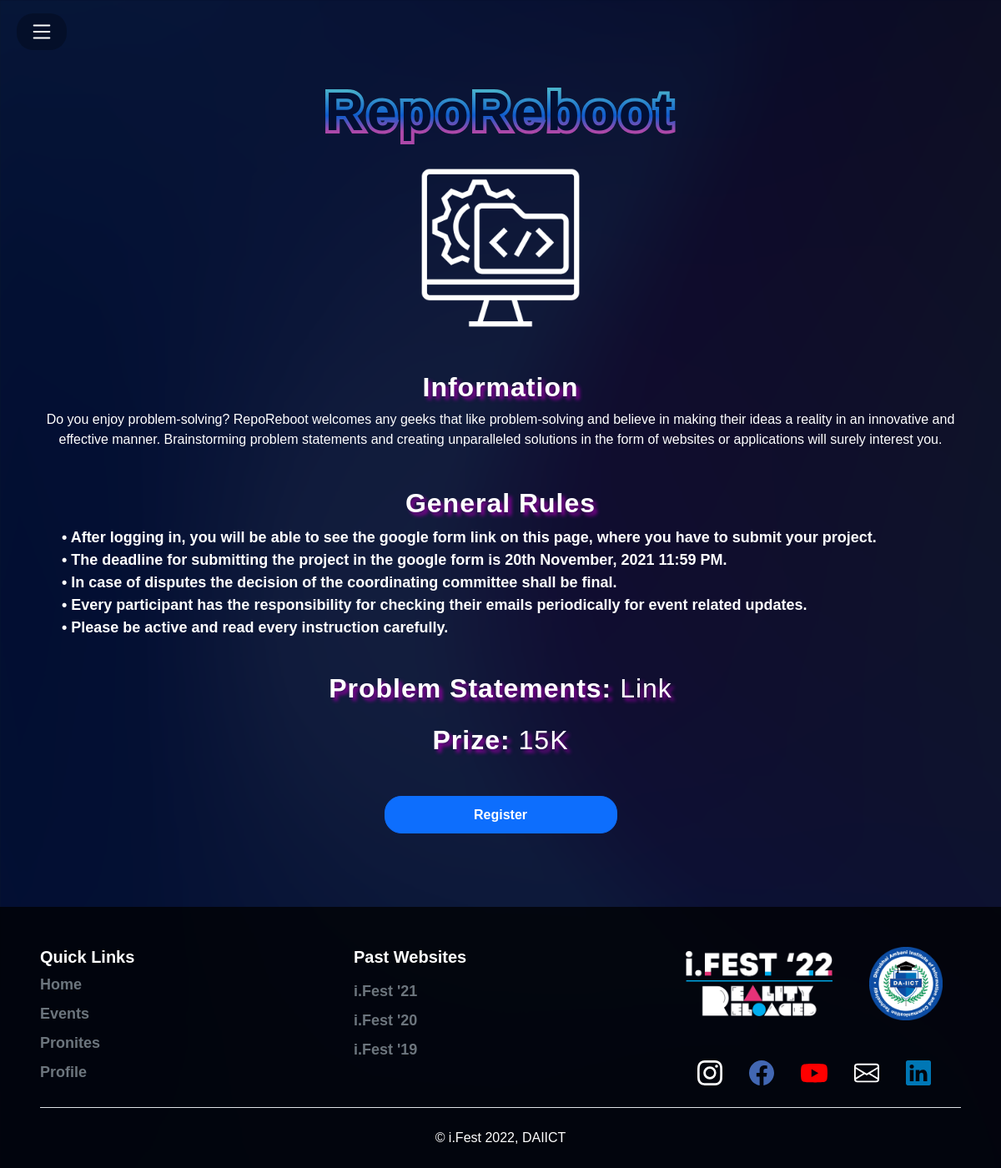
Screenshot of /events/moreInfo/?id=2 with the database file from the repository.
### ifest2022/models.py (models this page shows, shortened)
class Event(models.Model):
    name = models.CharField(max_length=100, null=True, unique=True)
    rounds = models.PositiveIntegerField(null=True)
    paid = models.BooleanField(null=True)
    registrationDeadline = models.DateTimeField(null=True)
    logo = models.ImageField(default="profile.png", null=True, blank=True)
    Data = jsonfield.JSONField(null=True, blank=True)

### ifest2022/views.py (the view)
# urls.py: path('events/moreInfo/', views.moreInfo, name='moreInfo'),
def moreInfo(request):
    user = request.user
    event_id = request.GET.get('id')
    event = Event.objects.filter(id=event_id)
    if request.user.is_anonymous==False:
        registration = Registration.objects.filter(userProfile=user).filter(event=event[0])
        flag = 0
        if registration:
            flag = 1
        if request.method == 'GET':
            now = datetime.datetime.now()
            if flag:
                return render(request, 'moreInfo.html', {
                    "event": event[0],
                    "now": now,
                    "button": 'De-register',
                    "links": "links",
                })
            else:
                return render(request,'moreInfo.html', {
                    "event": event[0],
                    "now": now,
                    "button": 'Register',
                })
        else:
            if flag == 0:
                if user.profile.payment==1:
                    new_registration = Registration.objects.create(
                        userProfile = user,
                        event = event[0],
                    )
                    new_registration.save()
                    messages.success(request,f"You have successfully registered for {event[0].name}.")
                    return redirect('events')
                else:
                    user.delete()
                    return redirect('login_page')
            else:
                registration.delete()
                messages.success(request, f"You have de-registered from {event[0].name}.")
                return redirect('dashboard')
    else:
        now = datetime.datetime.now()
        return render(request, 'moreInfo.html', {
            "event": event[0],
            "now": now,
            "button": 'Register',
        })

### ifest2022/templates/moreInfo.html (shortened to what this page needs)
{% extends 'navbar.html' %}
{% load static %}
{% block content %}
<link rel="stylesheet" type="text/css" href="{% static 'css/moreInfoFinal.css' %}">
<div class="mInfo-main">
        <div class="main-content mt-5 pt-5 container">
            <div class="event-name mb-5">
                <h1 class="event-name-heading text-center mb-4">{{ event.name }}</h1>
                <div class="event-image">
                    <img src='../../static/images/{{event.name|add:".png"}}'/>
                </div>
            </div>
            <div class="event-info mb-4">
                <h2 class="event-info-heading text-center"><b>Information</b></h2>
                <p class="text-center">
                    {{event.Data.Info}}
                </p>
            </div>
            <div class="event-generalrules mb-4">
                    <h2 class="event-generalrules-heading text-center"><b>General Rules</b></h2>
                    <ul>
                        {% for rule in event.Data.GeneralRules %}
                         <li>{{rule}}</li>
                         {% endfor %}
                    </ul>
                </div>
            {% if event.Data.Problem_Statements %}
            <div class="round-link mb-3">
                <h2 class="event-info-heading text-center"><b>Problem Statements:</b> <a href="https://{{ event.Data.Problem_Statements }}" target="_blank">Link</a></h2>
            </div>
            {% endif %}
            <div class="event-prize mb-3">
                <h2 class="prize-heading text-center"><b>Prize:</b> {{event.Data.Prize}}</h2>
            </div>
            <br>
            <div class="event-registeration text-center">
                {% if now.date < event.registrationDeadline.date %}
                    {% if user.is_authenticated %}
                    <form method="POST">
                    {% csrf_token %}
                        <button type="submit" class="btn btn-primary">{{button}}</button>
                        <br><br>
                    </form>
                    {% else %}
                    <form method="GET" action="{% url 'login_page' %}">
                        <button type="submit" class="btn btn-primary">{{button}}</button>
                        <br><br>
                    </form>
                    {% endif %}
                {% else %}
                    <div class="registration-verdict">
                        <h1 class="text-red blink-hard">Registration Closed!! </h1>
                    </div>
                {% endif %}
            </div>
        </div>
    </div>
<div class="footer px-5 mt-5" style="background-color: rgba(0, 0, 0, 0.75);">
    <footer class="pt-5">
      <div class="row justify-content-center">
        <div class="txt col-md-4 col-12 mb-3">
          <h5><b>Quick Links</b></h5>
          <ul class="nav flex-column">
            <li class="nav-item mb-2"><a href="{% url 'home' %}" class="nav-link p-0 text-muted">Home</a></li>
            <li class="nav-item mb-2"><a href="{% url 'events' %}" class="nav-link p-0 text-muted">Events</a></li>
            <li class="nav-item mb-2"><a href="{% url 'pronites' %}" class="nav-link p-0 text-muted">Pronites</a></li>
            <li class="nav-item mb-2"><a href="{% url 'profile' %}" class="nav-link p-0 text-muted">Profile</a></li>
          </ul>
        </div>
        <div class="txt col-md-4 mb-4">
          <h5><b>Past Websites</b></h5>
          <ul class="nav flex-column pt-2">
            <li class="nav-item mb-2"><a href="#" class="nav-link p-0 text-muted">i.Fest '21</a></li>
            <li class="nav-item mb-2"><a href="https://ieee-sb-daiict.github.io/iFest2k20/#home" class="nav-link p-0 text-muted">i.Fest '20</a></li>
            <li class="nav-item mb-2"><a href="http://ieee.daiict.ac.in/ifest/event/event.html" class="nav-link p-0 text-muted">i.Fest '19</a></li>
          </ul>
        </div>
        <div class="col-md-4">
          <div class="d-flex">
            <img src="{% static 'images/logo.png' %}" style="width:50%; margin: auto;">
            <img src="{% static 'images/daiict_logo.png' %}" style="width:25%; margin: auto;">
          </div>
          <div class="d-flex mt-5 mb-4 justify-content-center">
            <a class="social mx-3" href="https://www.instagram.com/i.fest/">
            </a>
            <a class="social mx-3" href="https://www.facebook.com/ifestdaiict">
            </a>
            <a class="social mx-3" href="https://youtube.com/channel/UC6W55GI1uB5us0sMMvryb3A">
            </a>
            <a class="social mx-3" href="https://mail.google.com/mail/?view=cm&fs=1&to=ifest2021.daiict@gmail.com">
            </a>
            <a class="social mx-3" href="https://www.linkedin.com/company/ieee-student-branch-daiict">
            </a>
          </div>
        </div>
      </div>
      <div class="d-flex justify-content-center py-4 border-top">
        © i.Fest 2022, DAIICT
      </div>
    </footer>
  </div>
{% endblock %}

### static/css/navbar.css (style rules this page uses)
ul { font-weight: bold; font-size: 18px; }

### static/css/moreInfoFinal.css (style rules this page uses)
h1 { font-size: 4rem; letter-spacing: 4px; font-family: 'Saira', sans-serif; font-weight: bold; text-align: center; color: #030f33; background: linear-gradient(#48B1CB 15%, #0F5CCC 55%, #AC48A9 80%); background-clip: text; -webkit-background-clip: text; -webkit-text-stroke: 8px transparent; }
h2 { color: white; letter-spacing: 1px; font-family: 'Saira', sans-serif; text-align: center; text-shadow: 4px 4px 4px rgb(133, 1, 151); }
.mInfo-main { width: 100%; overflow: hidden; }
.main-content { position: relative; display: flex; flex-direction: column; }
.event-name, .event-info, .event-generalrules, .round-info, .event-prize, .event-registeration { height: fit-content; color: white; display: flex; flex-direction: column; }
.event-image { width: 200px; height: 200px; justify-content: center; align-items: center; margin: auto; }
.event-image img { max-width: 100%; max-height: 100%; display: block; }
p { padding-bottom: 5px; }
.mInfo-main ul { list-style-type: none !important; }
a { text-decoration: none; color: white; }
.event-registeration .btn { height: 45px; border-radius: 20px; width: 25%; font-weight: bold; min-width: 100px; }

### rows the page displays
Event: name "RepoReboot", name|add (picture), Data.Info "Do you enjoy problem-solving? RepoReboot welcomes any geeks that like problem-solving and believe in making their ideas a reality in an innovative and effective manner. Brainstorming problem statements and creating unparalleled solutions in the form of websites or applications will surely interest you.", Data.Prize "15K"

### other values shown
{{ rule }} "• After logging in, you will be able to see the google form link on this page, where you have to submit your project." "• The deadline for submitting the project in the google form is 20th November, 2021 11:59 PM." "• In case of disputes the decision of the coordinating committee shall be final." "• Every participant has the responsibility for checking their emails periodically for event related updates." "• Please be active and read every instruction carefully."
{{ button }} "Register"
